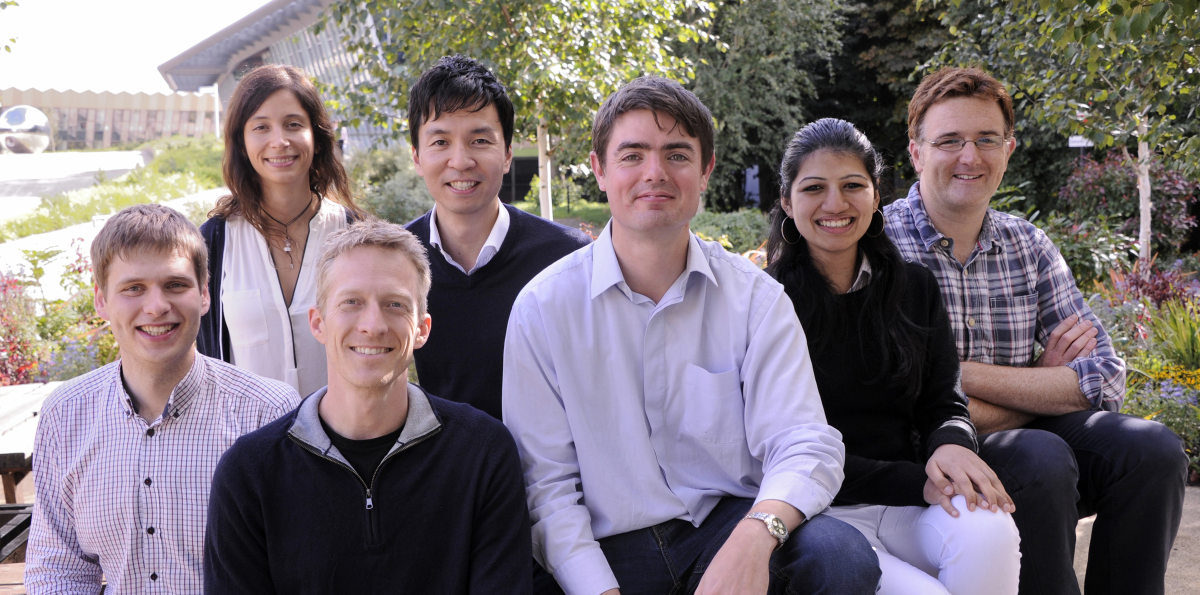
#> input picture group.jpg, 2400 x 1189 px, given in place of the camera (shown at 1/2 size)
$ python uploadDataset.py
#> lines starting #> are read from the running program, lines starting #| are printed output that depends on the picture; after the words box and inside, x2 and y2 are one past the last pixel; in counts of white or black regions, pixels touching at a corner belong together
import cv2
import numpy as np
print(cv2.__version__)

# Load HAAR face classifier
face_classifier=cv2.CascadeClassifier(r'C:\Users\win\AppData\Local\Programs\Python\Python36\Lib\site-packages\cv2\data\haarcascade_frontalface_default.xml')
eye_cascade = cv2.CascadeClassifier(r'C:\Users\win\AppData\Local\Programs\Python\Python36\Lib\site-packages\cv2\data\haarcascade_eye.xml')

# Load function

def face_extractor(img):

    gray=cv2.cvtColor(img,cv2.COLOR_BGR2GRAY)
    faces = face_classifier.detectMultiScale(gray, 1.3, 5)

    if faces is():
        return None
        # crop all faces found

    for(x,y,w,h) in faces:


        # img=cv2.rectangle(frame, (x, y),(x + w, y + h), (0, 255, 255),14i 10)
        cropped_face=img[y:y+h,x:x+w]
    return cropped_face

#  initialize webcam
cap=cv2.VideoCapture(0)
count=0

# collect 100 samples of the face  from the webcam input
while True:
    ret, frame=cap.read()
#> frame is the input picture: shape (1189, 2400, 3); mean B, G, R 120.3, 114.8, 125.2
    # gray=cv2.cvtColor(frame,cv2.COLOR_BGR2GRAY)
    if face_extractor(frame) is not None:
#> in face_extractor, `gray=cv2.cvtColor(img,cv2.COLOR_BGR2GRAY)`:
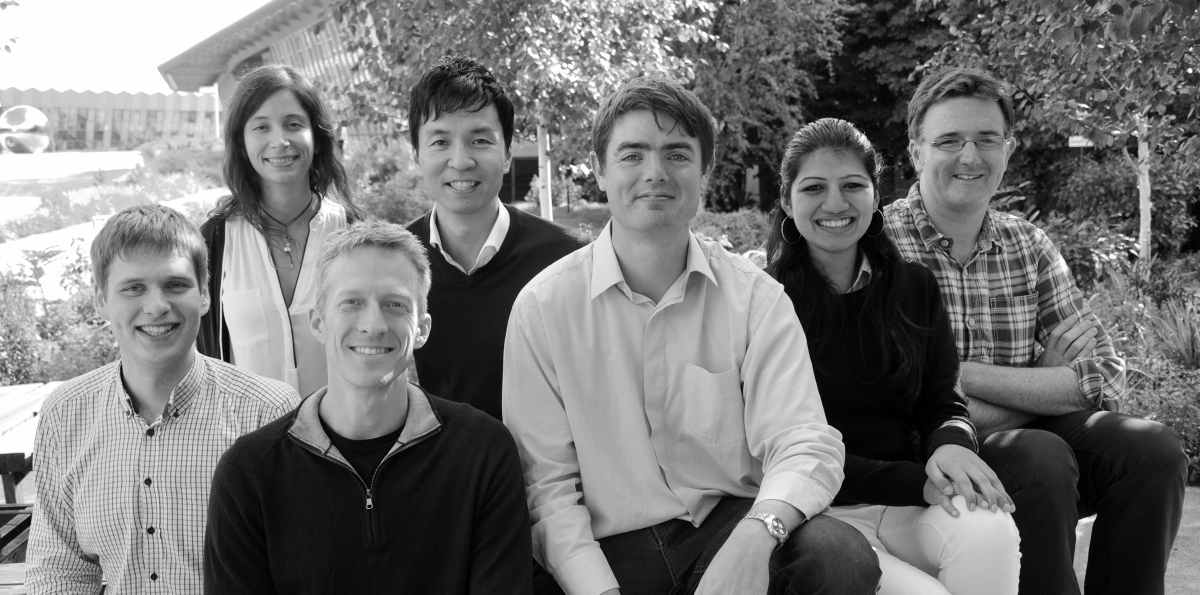
#> gray: shape (1189, 2400) (shown at 1/2 size); min 0, max 255, mean 118.5
#> in face_extractor, `faces = face_classifier.detectMultiScale(gray, 1.3, 5)`: faces = [[470, 191, 168, 168], [819, 202, 204, 204], [1843, 208, 188, 188], [1572, 303, 188, 188], [1185, 215, 241, 241], [194, 483, 230, 230], [633, 517, 230, 230]]
#> the loop in face_extractor, `for(x,y,w,h) in faces:` made 7 passes
#> pass 1, in face_extractor, `cropped_face=img[y:y+h,x:x+w]`:
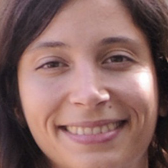
#> cropped_face: shape (168, 168, 3); mean B, G, R 97.7, 101.5, 135.3
#> pass 2, in face_extractor, `cropped_face=img[y:y+h,x:x+w]`:
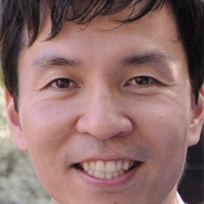
#> cropped_face: shape (204, 204, 3); mean B, G, R 107.8, 110.4, 143.8
#> pass 3, in face_extractor, `cropped_face=img[y:y+h,x:x+w]`:
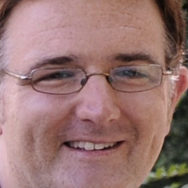
#> cropped_face: shape (188, 188, 3); mean B, G, R 114.2, 117.1, 152.2
        count+=1
#> count = 1
        face=cv2.resize(face_extractor(frame),(200,200))
#> the loop in face_extractor (call 2), `for(x,y,w,h) in faces:` made 7 passes
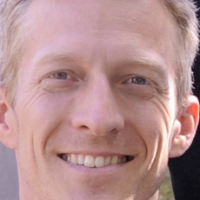
#> face: shape (200, 200, 3); mean B, G, R 143.1, 143, 180.4
        face=cv2.cvtColor(face,cv2.COLOR_BGR2GRAY)
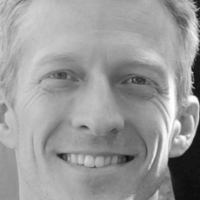
#> face: shape (200, 200); min 11, max 255, mean 154.2

#         save file in the specified directory
        file_name_path='C:/Users/win/PycharmProjects/PythonTutorial/AMS/trainingSet/user'+str(count)+'.jpg'
        cv2.imwrite(file_name_path,face)

#         put count on images and display the count
        cv2.putText(face,str(count),(50,50),cv2.FONT_HERSHEY_DUPLEX,1,(0,255,0),2)
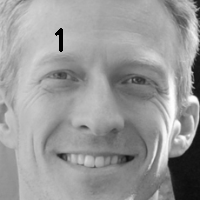
#> face: shape (200, 200); 0.27% of pixels changed, all inside (x1, y1, x2, y2) = (55, 28, 63, 52)

        cv2.imshow('face cropper',face)
    else:
        print("Face not found")
        pass

    if cv2.waitKey(1)=='q' or count==20:
#> (key Esc is pressed here)
        break
cap.release()
cv2.destroyAllWindows()
print("Collecting Samples complete")
